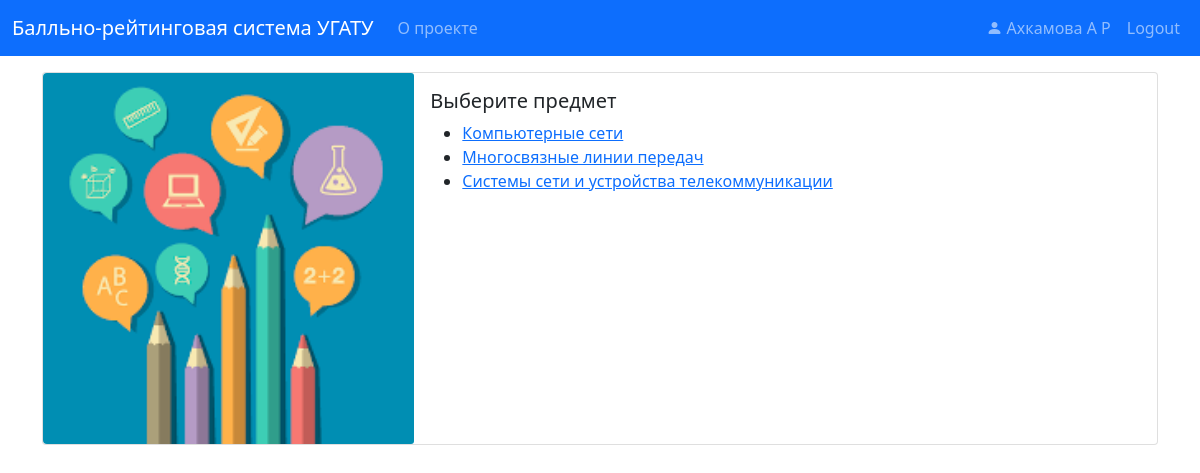
/tutors/subjects (signed in), run on the app's committed database.
### pointraing/models.py (models this page shows, shortened)
class User(db.Model, UserMixin):
    id = db.Column(db.String(32), primary_key=True)
    name = db.Column(db.String(120), nullable=False)
    surname = db.Column(db.String(120), nullable=False)
    patronymic = db.Column(db.String(120), nullable=False)
    login = db.Column(db.String(20), unique=True, nullable=False)
    password = db.Column(db.String(60), nullable=False)
    role_id = db.Column(db.String, db.ForeignKey('role.id'), nullable=False)
    role = db.relationship('Role', backref=db.backref('users', lazy=True))
    group_id = db.Column(db.String, db.ForeignKey('group.id'), nullable=True)

class Subject(db.Model):
    id = db.Column(db.String(32), primary_key=True)
    name = db.Column(db.String(120), nullable=False)
    count_hours = db.Column(db.Integer, nullable=False)
    labs = db.relationship('Lab', backref='subject', lazy=True)
    attendance = db.relationship('Attendance', backref='subject', lazy=True)

### pointraing/tutors/routes.py (the view)
@tutors.route("/subjects")
@login_required
def subjects():
    subjects_list = Subject.query.all()
    return render_template('subjects.html',
                           title="Учебные предметы",
                           subjects=subjects_list
                           )

### pointraing/models.py (called while the page is built)
@login_manager.user_loader
def load_user(user_id):
    return User.query.get(user_id)

### pointraing/tutors/templates/subjects.html
{% extends "layout.html" %}
{% block content %}
    <div class="card my-3">
        <div class="row g-0">
            <div class="col-md-4">
                <img src="/static/images/subject.png"
                     class="card-img rounded-start" alt="...">
            </div>
            <div class="col-md-8">
                <div class="card-body">
                    <h5 class="card-title">Выберите предмет</h5>
                    <ul>
                    {% for item in subjects %}
                        <li>
                            <a href="{{ url_for('tutors.get_attendance', subject_id=item.id) }}">{{ item.name }}</a>
                        </li>
                    {% endfor %}
                    </ul>
                </div>
            </div>
        </div>
    </div>
{% endblock %}

### pointraing/templates/layout.html (shortened to what this page needs)
<!DOCTYPE html>
<html>
<head>
    <link rel="stylesheet" type="text/css" href="{{ url_for('static', filename='styles/bootstrap.css') }}">
    <link rel="stylesheet"
          href="{{ url_for('static', filename='node_modules/bootstrap-icons/font/bootstrap-icons.css') }}">
    <link rel="stylesheet" type="text/css" href="{{ url_for('static', filename='main.css') }}">
</head>
<body>
<header class="site-header">
    <nav class="navbar navbar-expand-lg navbar-dark bg-primary">
        <div class="container-fluid">
            <a class="navbar-brand" href="{{ url_for('main.home') }}">Балльно-рейтинговая система УГАТУ</a>
            <div class="collapse navbar-collapse" id="navbarToggle">
                <div class="navbar-nav me-auto">
                    <a class="nav-item nav-link" href="{{url_for('main.about')}}">О проекте</a>
                </div>
                <div class="navbar-nav">
                    {% if current_user.is_authenticated %}
                        <a class="nav-item nav-link d-inline-block"
                           href="{{ url_for('users.account') }}">
                            <i class="bi bi-person-fill d-inline-block"></i>
                            {{ " ".join((current_user.surname, current_user.name[0], current_user.patronymic[0])) }}
                        </a>
                        <a class="nav-item nav-link" href="{{ url_for('users.logout') }}">Logout</a>
                    {% else %}
                        <a class="nav-item nav-link" href="{{ url_for('users.login') }}">Login</a>
                    {% endif %}
                </div>
            </div>
        </div>
    </nav>
</header>
<main role="main" class="container">
    <div class="row">
        <div class="mw-100">
            {% block content %}{% endblock %}
        </div>
    </div>
</main>
</body>
</html>

### data on the page
User: surname+name+patronymic "Ахкамова А Р"
Subject: name "Компьютерные сети"
Subject: name "Многосвязные линии передач"
Subject: name "Системы сети и устройства телекоммуникации"
